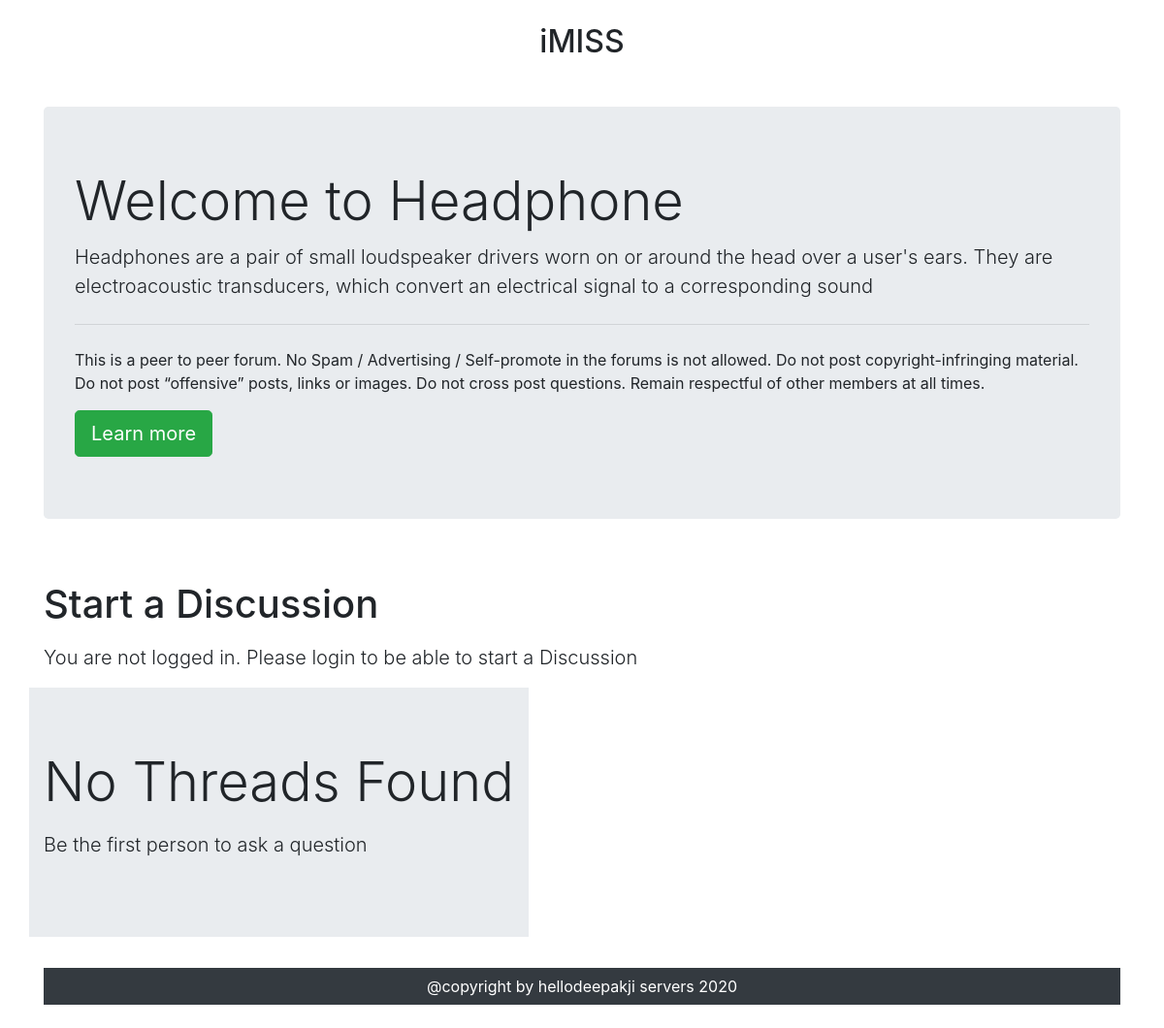
The page /more.php?proid=4 (signed in) on the database its author committed.
### tables this page shows
CREATE TABLE `cata` (
  `cata_id` int(3) NOT NULL,
  `cata_name` varchar(30) NOT NULL,
  `cata_dec` text NOT NULL,
  `Date` datetime NOT NULL DEFAULT current_timestamp()
);

### more.php (the view, shortened to what this page needs)
<!doctype html>
<html lang="en">
<head>
    <link rel="stylesheet" href="https://cdn.jsdelivr.net/npm/bootstrap@4.5.3/dist/css/bootstrap.min.css"
>
</head>
<body>
        <div class="container my-4 ">
        <div class="container my-4 ">
            <h2 class="text-center">iMISS</h2>
        </div>
        <div class="row">
            <?php
            $id= $_GET['proid'];
            $sql= "SELECT * FROM `cata` WHERE cata_id = $id";
            $result=mysqli_query($conn,$sql);
            while($row=mysqli_fetch_assoc($result)){
                $catname= $row['cata_name'];
                $catdec= $row['cata_dec'];
            }
            ?>
    <div class="container my-4">
        <div class="jumbotron">
            <h1 class="display-4">Welcome to <?php echo $catname;?> </h1>
            <p class="lead"> <?php echo $catdec;?></p>
            <hr class="my-4">
            <p>This is a peer to peer forum. No Spam / Advertising / Self-promote in the forums is not allowed. Do not
                post copyright-infringing material. Do not post “offensive” posts, links or images. Do not cross post
                questions. Remain respectful of other members at all times.</p>
            <a class="btn btn-success btn-lg" href="#" role="button">Learn more</a>
        </div>
    </div>
        <?php
    if(isset($_SESSION['loggedin']) && $_SESSION['loggedin']==true){
    echo '<div class="container">
            <h1 class="py-2">Start a Discussion</h1>
            <form action="'. $_SERVER["REQUEST_URI"] . '" method="post">
                <div class="form-group">
                    <label for="exampleInputEmail1">Problem Title</label>
                    <input type="text" class="form-control" id="title" name="title" aria-describedby="emailHelp">
                    <small id="emailHelp" class="form-text text-muted">Keep your title as short and crisp as
                        possible</small>
                </div>
                <input type="hidden" name="sno" value="'. $_SESSION["sno"]. '">
                <div class="form-group">
                    <label for="exampleFormControlTextarea1">Ellaborate Your Concern</label>
                    <textarea class="form-control" id="desc" name="desc" rows="3"></textarea>
                </div>
                <button type="submit" class="btn btn-success">Submit</button>
            </form>
        </div>';
    }
    else{
        echo '
        <div class="container">
        <h1 class="py-2">Start a Discussion</h1>
           <p class="lead">You are not logged in. Please login to be able to start a Discussion</p>
        </div>
        ';
    }
    ?>
    <?php
    $noResult = true;
        if($noResult){
            echo '<div class="jumbotron jumbotron-fluid">
                    <div class="container">
                        <p class="display-4">No Threads Found</p>
                        <p class="lead"> Be the first person to ask a question</p>
                    </div>
                 </div> ';
        }
    ?>
    </div>
    <p id="para"> <font color="white"> @copyright by hellodeepakji servers 2020 </font> </p>
</body>
</html>

### more.php (style rules this page uses)
#para { background-color:#343a40; text-align: center; padding:7px; }

### rows shown on the page
cata: cata_name "Headphone", cata_dec "Headphones are a pair of small loudspeaker drivers worn on or around the head over a user's ears. They are electroacoustic transducers, which convert an electrical signal to a corresponding sound"
